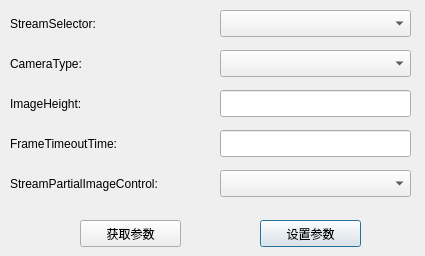
<?xml version="1.0" encoding="UTF-8"?>
<ui version="4.0">
 <class>CMLConfigForm</class>
 <widget class="QDialog" name="CMLConfigForm">
  <property name="geometry">
   <rect>
    <x>0</x>
    <y>0</y>
    <width>425</width>
    <height>256</height>
   </rect>
  </property>
  <property name="windowTitle">
   <string>Dialog</string>
  </property>
  <widget class="QLabel" name="label_3">
   <property name="geometry">
    <rect>
     <x>10</x>
     <y>10</y>
     <width>171</width>
     <height>27</height>
    </rect>
   </property>
   <property name="text">
    <string>StreamSelector:</string>
   </property>
  </widget>
  <widget class="QComboBox" name="cbStreamSelector">
   <property name="geometry">
    <rect>
     <x>220</x>
     <y>10</y>
     <width>191</width>
     <height>27</height>
    </rect>
   </property>
  </widget>
  <widget class="QLabel" name="label_4">
   <property name="geometry">
    <rect>
     <x>10</x>
     <y>50</y>
     <width>171</width>
     <height>27</height>
    </rect>
   </property>
   <property name="text">
    <string>CameraType:</string>
   </property>
  </widget>
  <widget class="QComboBox" name="cbCameraType">
   <property name="geometry">
    <rect>
     <x>220</x>
     <y>50</y>
     <width>191</width>
     <height>27</height>
    </rect>
   </property>
  </widget>
  <widget class="QLabel" name="label_5">
   <property name="geometry">
    <rect>
     <x>10</x>
     <y>90</y>
     <width>171</width>
     <height>27</height>
    </rect>
   </property>
   <property name="text">
    <string>ImageHeight:</string>
   </property>
  </widget>
  <widget class="QLineEdit" name="teImageHeight">
   <property name="geometry">
    <rect>
     <x>220</x>
     <y>90</y>
     <width>191</width>
     <height>27</height>
    </rect>
   </property>
  </widget>
  <widget class="QLabel" name="label_6">
   <property name="geometry">
    <rect>
     <x>10</x>
     <y>130</y>
     <width>171</width>
     <height>27</height>
    </rect>
   </property>
   <property name="text">
    <string>FrameTimeoutTime:</string>
   </property>
  </widget>
  <widget class="QLineEdit" name="teFrameTimeoutTime">
   <property name="geometry">
    <rect>
     <x>220</x>
     <y>130</y>
     <width>191</width>
     <height>27</height>
    </rect>
   </property>
  </widget>
  <widget class="QComboBox" name="cbStreamPartialImageControl">
   <property name="geometry">
    <rect>
     <x>220</x>
     <y>170</y>
     <width>191</width>
     <height>27</height>
    </rect>
   </property>
  </widget>
  <widget class="QLabel" name="label_7">
   <property name="geometry">
    <rect>
     <x>10</x>
     <y>170</y>
     <width>201</width>
     <height>27</height>
    </rect>
   </property>
   <property name="text">
    <string>StreamPartialImageControl:</string>
   </property>
  </widget>
  <widget class="QPushButton" name="bnSetParam">
   <property name="geometry">
    <rect>
     <x>260</x>
     <y>220</y>
     <width>101</width>
     <height>27</height>
    </rect>
   </property>
   <property name="text">
    <string>设置参数</string>
   </property>
  </widget>
  <widget class="QPushButton" name="bnGetParam">
   <property name="geometry">
    <rect>
     <x>80</x>
     <y>220</y>
     <width>101</width>
     <height>27</height>
    </rect>
   </property>
   <property name="text">
    <string>获取参数</string>
   </property>
  </widget>
 </widget>
 <resources/>
 <connections/>
</ui>
